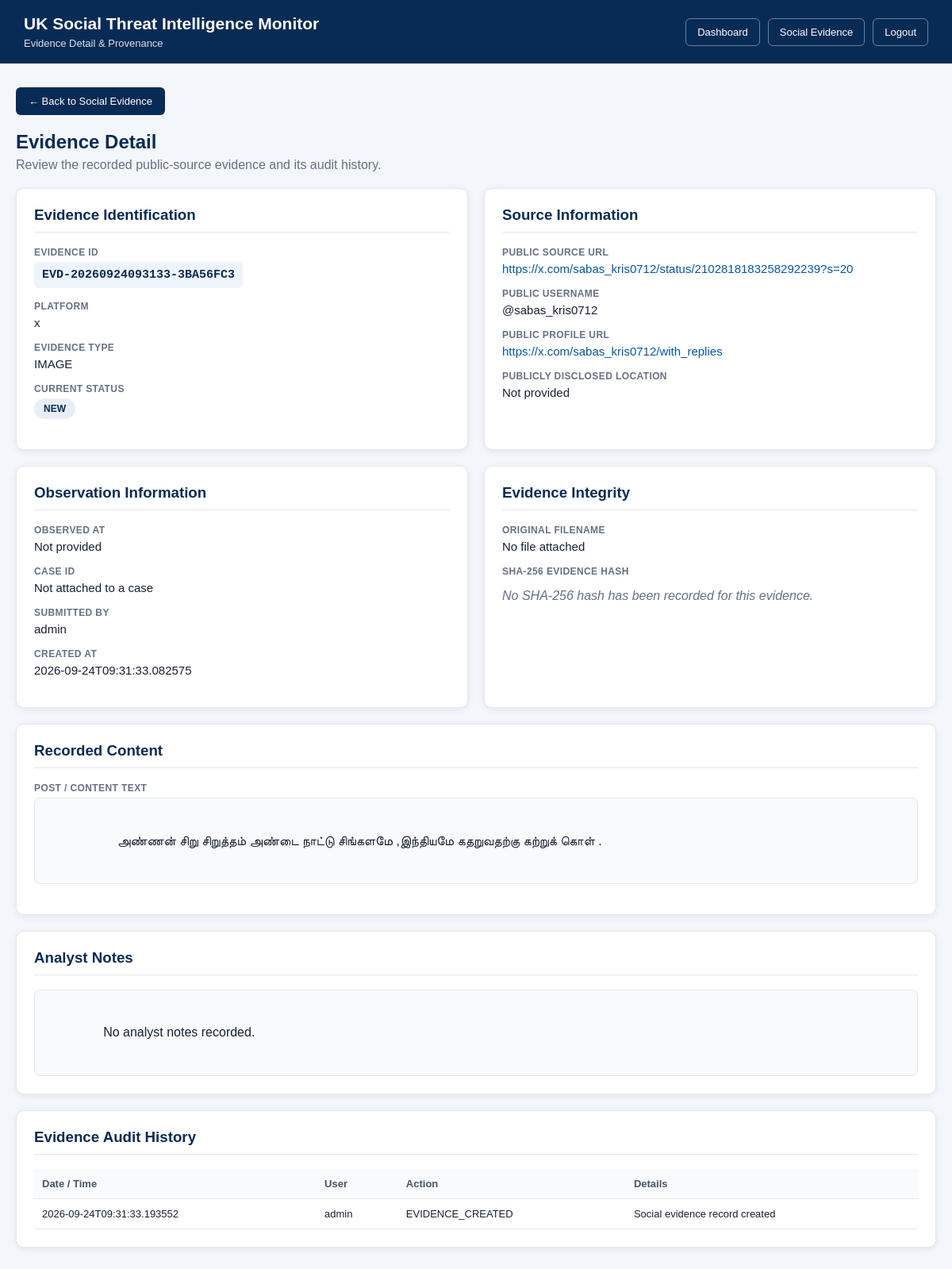
Page /social-evidence/EVD-20260924093133-3BA56FC3 (signed in) on the committed database.
### tables this page shows
CREATE TABLE social_evidence (
            id INTEGER PRIMARY KEY AUTOINCREMENT,
            evidence_id TEXT NOT NULL UNIQUE,
            platform TEXT NOT NULL,
            source_url TEXT,
            public_username TEXT,
            public_profile_url TEXT,
            post_text TEXT,
            public_location TEXT,
            observed_at TEXT,
            evidence_type TEXT NOT NULL,
            original_filename TEXT,
            sha256_hash TEXT,
            case_id INTEGER,
            submitted_by TEXT,
            status TEXT NOT NULL DEFAULT 'NEW',
            analyst_notes TEXT,
            created_at TEXT NOT NULL
        , stored_filename TEXT, stored_path TEXT, content_type TEXT, file_size INTEGER, extracted_location TEXT, media_metadata TEXT, face_detection_summary TEXT, deleted_at TEXT, deleted_by TEXT);

CREATE TABLE evidence_audit_log (
            id INTEGER PRIMARY KEY AUTOINCREMENT,
            evidence_id TEXT NOT NULL,
            username TEXT,
            action TEXT NOT NULL,
            details TEXT,
            created_at TEXT NOT NULL
        );

### app/main.py (the view)
@app.get("/social-evidence/{evidence_id}")
def social_evidence_detail(
    evidence_id: str,
    request: Request
):
    user = get_current_user(request)
    if not user:
        return RedirectResponse(
            url="/login",
            status_code=303
        )
    if user["role"] not in [
        "ADMIN",
        "SENIOR_ANALYST",
        "ANALYST"
    ]:
        raise HTTPException(
            status_code=403,
            detail="You do not have permission to view evidence."
        )
    evidence = get_social_evidence(evidence_id)
    if not evidence:
        raise HTTPException(
            status_code=404,
            detail="Evidence record not found."
        )
    audit_log = get_evidence_audit_log(evidence_id)
    return templates.TemplateResponse(
        "social_evidence_detail.html",
        {
            "request": request,
            "user": user,
            "evidence": evidence,
            "audit_log": audit_log,
        },
    )

### templates/social_evidence_detail.html (shortened to what this page needs)
<!DOCTYPE html>
<html lang="en">
<head>
</head>
<body>
<div class="header">
    <div>
        <h1>UK Social Threat Intelligence Monitor</h1>
        <p>Evidence Detail &amp; Provenance</p>
    </div>
    <div class="header-actions">
        <a href="/dashboard">Dashboard</a>
        <a href="/social-evidence">Social Evidence</a>
        <a href="/logout">Logout</a>
    </div>
</div>
<div class="container">
    <a href="/social-evidence" class="back-button">
        ← Back to Social Evidence
    </a>
    <div class="page-title">
        <h2>Evidence Detail</h2>
        <p>Review the recorded public-source evidence and its audit history.</p>
    </div>
    <div class="grid">
        <div class="card">
            <h3>Evidence Identification</h3>
            <div class="field">
                <span class="label">Evidence ID</span>
                <div class="value">
                    <span class="evidence-id">
                        {{ evidence["evidence_id"] }}
                    </span>
                </div>
            </div>
            <div class="field">
                <span class="label">Platform</span>
                <div class="value">
                    {{ evidence["platform"] or "Not provided" }}
                </div>
            </div>
            <div class="field">
                <span class="label">Evidence Type</span>
                <div class="value">
                    {{ evidence["evidence_type"] or "Not provided" }}
                </div>
            </div>
            <div class="field">
                <span class="label">Current Status</span>
                <div class="value">
                    <span class="status">
                        {{ evidence["status"] or "NEW" }}
                    </span>
                </div>
            </div>
        </div>
        <div class="card">
            <h3>Source Information</h3>
            <div class="field">
                <span class="label">Public Source URL</span>
                <div class="value">
                    {% if evidence["source_url"] %}
                        <a href="{{ evidence['source_url'] }}"
                           target="_blank"
                           rel="noopener noreferrer">
                            {{ evidence["source_url"] }}
                        </a>
                    {% else %}
                        Not provided
                    {% endif %}
                </div>
            </div>
            <div class="field">
                <span class="label">Public Username</span>
                <div class="value">
                    {{ evidence["public_username"] or "Not provided" }}
                </div>
            </div>
            <div class="field">
                <span class="label">Public Profile URL</span>
                <div class="value">
                    {% if evidence["public_profile_url"] %}
                        <a href="{{ evidence['public_profile_url'] }}"
                           target="_blank"
                           rel="noopener noreferrer">
                            {{ evidence["public_profile_url"] }}
                        </a>
                    {% else %}
                        Not provided
                    {% endif %}
                </div>
            </div>
            <div class="field">
                <span class="label">Publicly Disclosed Location</span>
                <div class="value">
                    {{ evidence["public_location"] or "Not provided" }}
                </div>
            </div>
        </div>
        <div class="card">
            <h3>Observation Information</h3>
            <div class="field">
                <span class="label">Observed At</span>
                <div class="value">
                    {{ evidence["observed_at"] or "Not provided" }}
                </div>
            </div>
            <div class="field">
                <span class="label">Case ID</span>
                <div class="value">
                    {{ evidence["case_id"] or "Not attached to a case" }}
                </div>
            </div>
            <div class="field">
                <span class="label">Submitted By</span>
                <div class="value">
                    {{ evidence["submitted_by"] or "Not provided" }}
                </div>
            </div>
            <div class="field">
                <span class="label">Created At</span>
                <div class="value">
                    {{ evidence["created_at"] or "Not provided" }}
                </div>
            </div>
        </div>
        <div class="card">
            <h3>Evidence Integrity</h3>
            <div class="field">
                <span class="label">Original Filename</span>
                <div class="value">
                    {{ evidence["original_filename"] or "No file attached" }}
                </div>
            </div>
            <div class="field">
                <span class="label">SHA-256 Evidence Hash</span>
                {% if evidence["sha256_hash"] %}
                    <div class="hash-box">
                        {{ evidence["sha256_hash"] }}
                    </div>
                {% else %}
                    <div class="empty">
                        No SHA-256 hash has been recorded for this evidence.
                    </div>
                {% endif %}
            </div>
        </div>
        <div class="card full">
            <h3>Recorded Content</h3>
            <div class="field">
                <span class="label">Post / Content Text</span>
                <div class="text-box">
                    {{ evidence["post_text"] or "No text content recorded." }}
                </div>
            </div>
        </div>
        <div class="card full">
            <h3>Analyst Notes</h3>
            <div class="text-box">
                {{ evidence["analyst_notes"] or "No analyst notes recorded." }}
            </div>
        </div>
        <div class="card full">
            <h3>Evidence Audit History</h3>
            {% if audit_log %}
                <table class="audit-table">
                    <thead>
                        <tr>
                            <th>Date / Time</th>
                            <th>User</th>
                            <th>Action</th>
                            <th>Details</th>
                        </tr>
                    </thead>
                    <tbody>
                    {% for event in audit_log %}
                        <tr>
                            <td>
                                {{ event["created_at"] }}
                            </td>
                            <td>
                                {{ event["username"] }}
                            </td>
                            <td>
                                {{ event["action"] }}
                            </td>
                            <td>
                                {{ event["details"] }}
                            </td>
                        </tr>
                    {% endfor %}
                    </tbody>
                </table>
            {% else %}
                <div class="empty">
                    No audit events have been recorded for this evidence.
                </div>
            {% endif %}
        </div>
    </div>
</div>
</body>
</html>

### templates/social_evidence_detail.html (style rules this page uses)
* { box-sizing: border-box; }
body { margin: 0; font-family: Arial, Helvetica, sans-serif; background: #f3f6fa; color: #172033; }
.header { background: #082b55; color: white; padding: 18px 30px; display: flex; justify-content: space-between; align-items: center; gap: 20px; }
.header h1 { margin: 0; font-size: 21px; }
.header p { margin: 5px 0 0; font-size: 13px; opacity: 0.85; }
.header-actions { display: flex; gap: 10px; flex-wrap: wrap; }
.header-actions a { color: white; text-decoration: none; border: 1px solid rgba(255,255,255,0.4); padding: 9px 14px; border-radius: 6px; font-size: 13px; }
.container { max-width: 1200px; margin: 30px auto; padding: 0 20px; }
.page-title { margin-bottom: 20px; }
.page-title h2 { margin: 0 0 6px; color: #082b55; }
.page-title p { margin: 0; color: #667085; }
.grid { display: grid; grid-template-columns: repeat(2, minmax(0, 1fr)); gap: 20px; }
.card { background: white; border-radius: 10px; padding: 22px; box-shadow: 0 2px 10px rgba(0,0,0,0.07); border: 1px solid #e2e8f0; }
.card.full { grid-column: 1 / -1; }
.card h3 { margin-top: 0; margin-bottom: 18px; color: #082b55; border-bottom: 1px solid #e5e7eb; padding-bottom: 10px; }
.field { margin-bottom: 16px; }
.label { display: block; font-size: 12px; font-weight: bold; color: #667085; text-transform: uppercase; letter-spacing: 0.4px; margin-bottom: 5px; }
.value { font-size: 15px; color: #172033; word-break: break-word; }
.value a { color: #0756a3; text-decoration: none; }
.evidence-id { font-family: Consolas, monospace; background: #eef4fb; padding: 8px 10px; border-radius: 5px; display: inline-block; color: #082b55; font-weight: bold; }
.status { display: inline-block; padding: 6px 12px; border-radius: 20px; background: #e8eef7; color: #082b55; font-size: 12px; font-weight: bold; }
.text-box { background: #f8fafc; border: 1px solid #e2e8f0; border-radius: 7px; padding: 15px; min-height: 80px; white-space: pre-wrap; word-break: break-word; line-height: 1.6; }
.audit-table { width: 100%; border-collapse: collapse; }
.audit-table th, .audit-table td { padding: 11px 10px; border-bottom: 1px solid #e5e7eb; text-align: left; vertical-align: top; font-size: 13px; }
.audit-table th { background: #f8fafc; color: #475467; }
.empty { color: #667085; font-style: italic; padding: 10px 0; }
.back-button { display: inline-block; margin-bottom: 20px; background: #082b55; color: white; text-decoration: none; padding: 10px 16px; border-radius: 6px; font-size: 13px; }

### rows in the picture
social_evidence: evidence_id "EVD-20260924093133-3BA56FC3", platform "x", evidence_type "IMAGE", status "NEW", source_url "https://x.com/sabas_kris0712/status/2102818183258292239?s=20", public_username "@sabas_kris0712", public_profile_url "https://x.com/sabas_kris0712/with_replies", submitted_by "admin", created_at "2026-09-24T09:31:33.082575", post_text "அண்ணன் சிறு சிறுத்தம் அண்டை நாட்டு சிங்களமே ,இந்தியமே கதறுவதற்கு கற்றுக் கொள் ."
evidence_audit_log: created_at "2026-09-24T09:31:33.193552", username "admin", action "EVIDENCE_CREATED", details "Social evidence record created"

### other values in the picture
{{ evidence["public_location"] or "Not provided" }} "Not provided"
{{ evidence["observed_at"] or "Not provided" }} "Not provided"
{{ evidence["case_id"] or "Not attached to a case" }} "Not attached to a case"
{{ evidence["original_filename"] or "No file attached" }} "No file attached"
{{ evidence["analyst_notes"] or "No analyst notes recorded." }} "No analyst notes recorded."
